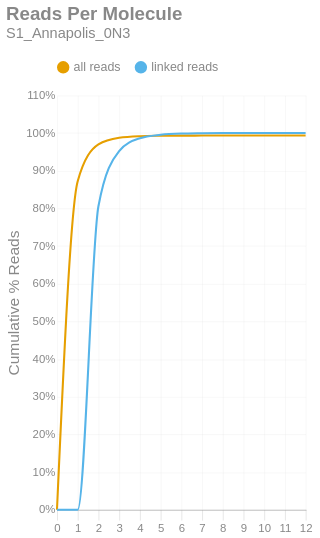

Here is the notebook cell this chart was saved with:
### Markdown cell above
### Reads per Molecule
This chart shows the cumulative distribution of the number of reads per linked molecule. That is, how many alignments are associated with a unique molecule. This excludes the number of reads associated with invalid or absent linked-read barcodes. The `linked` histogram is the percentages recalculated when disregarding singletons.

### Code cell
if SKIPLR:
    print_html(f"Skipped")
else:
    counts = np.bincount(valids['reads'].cast(pl.Int64).to_numpy())
    weighted = counts * np.arange(len(counts))
    all_perc = weighted / n_reads
    linked_perc = weighted / n_linked_reads
    linked_perc[1] = 0
    binned_df = pl.DataFrame({
        'readsper': list(range(len(counts))),
        'all reads (cumsum)': np.cumsum(all_perc).tolist(),
        'linked reads (cumsum)': np.cumsum(linked_perc).tolist(),
    })

    with SafeRender(binned_df):
        (
            density_plot(binned_df, 'Reads Per Molecule', samplename, 'readspmol')
            .encode(
                x=alt.X('readsper:O', title=None).axis(labelAngle=0).scale(padding=0),
                y=alt.Y('value:Q', title='Cumulative % Reads').axis(format='%').stack(False),
                color=alt.Color("key:N").scale(domain=["all reads", "linked reads"]),
                tooltip=[
                    alt.Tooltip("key:N", title="Data Type"),
                    alt.Tooltip("readsper:O", title="Reads Per Molecule"),
                    alt.Tooltip("value:Q", format=".2%", title="% Reads (Cum.)")
                ]            
            )
        ).display()

### Figure 1 — Vega-Lite specification as saved in the notebook (floating-point values rounded to 4 significant figures)
{"width": "container", "height": 400, "config": {"title": {"anchor": "start", "dy": -15, "fontSize": 18, "color": "#888888", "subtitleColor": "#888888", "subtitleFontSize": 14}, "arc": {"fill": "#0072B2"}, "axis": {"domainColor": "#888888", "domainWidth": 0.5, "gridWidth": 0.2, "grid": false, "titleFontWeight": 400, "titleFontSize": 15, "labelFontSize": 11, "labelColor": "#888888", "tickColor": "#888888", "tickWidth": 0.2, "titleColor": "#888888"}, "axisBand": {"grid": false}, "axisX": {"grid": true, "tickSize": 10, "domainCap": "round"}, "axisY": {"domain": false, "grid": true, "tickSize": 0, "domainCap": "round"}, "background": "transparent", "header": {"labelFontSize": 15, "labelColor": "#888888", "titleFontSize": 15, "titleFontWeight": 600, "titleColor": "#888888"}, "legend": {"labelFont": "sans-serif", "labelFontSize": 12, "labelColor": "#888888", "symbolSize": 100, "symbolType": "circle", "titleFontSize": 12, "titlePadding": 10, "titleColor": "#888888", "title": null, "orient": "top"}, "range": {"category": ["#E69F00", "#56B4E9", "#009E73", "#F0E442", "#0072B2", "#D55E00", "#CC79A7", "#000000"], "diverging": ["#cfe8f3", "#a2d4ec", "#73bfe2", "#46abdb", "#1696d2", "#12719e"]}, "area": {"fill": "#0072B2", "fillOpacity": 0.7, "line": true, "strokeOpacity": 0.7}, "line": {"color": "#0072B2", "stroke": "#0072B2", "strokeWidth": 2}, "trail": {"color": "#0072B2", "stroke": "#0072B2", "strokeWidth": 0, "size": 1}, "point": {"filled": true, "fillOpacity": 1.0, "size": 95}, "text": {"color": "#888888", "fontSize": 11, "align": "right", "fontWeight": 400, "size": 11}, "bar": {"fill": "#0072B2", "stroke": null}, "view": {"stroke": null, "continuousWidth": 660, "continuousHeight": 400}}, "data": {"name": "data-5d6e9ae01b381bc780a21cf95fdb9b72"}, "mark": {"type": "line", "interpolate": "monotone", "point": {"opacity": 0, "size": 275}}, "encoding": {"color": {"field": "key", "scale": {"domain": ["all reads", "linked reads"]}, "type": "nominal"}, "tooltip": [{"field": "key", "title": "Data Type", "type": "nominal"}, {"field": "readsper", "title": "Reads Per Molecule", "type": "ordinal"}, {"field": "value", "format": ".2%", "title": "% Reads (Cum.)", "type": "quantitative"}], "x": {"axis": {"labelAngle": 0}, "field": "readsper", "scale": {"padding": 0}, "title": null, "type": "ordinal"}, "y": {"axis": {"format": "%"}, "field": "value", "stack": false, "title": "Cumulative % Reads", "type": "quantitative"}}, "params": [{"name": "param_c36ac31b6afebe62", "select": {"type": "point", "fields": ["key"]}, "bind": "legend"}], "title": {"text": "Reads Per Molecule", "subtitle": "S1_Annapolis_0N3"}, "transform": [{"fold": ["all reads (cumsum)", "linked reads (cumsum)"]}, {"calculate": "replace(datum.key, ' (cumsum)', '')", "as": "key"}, {"filter": {"param": "param_c36ac31b6afebe62"}}], "usermeta": {"embedOptions": {"downloadFileName": "S1_Annapolis_0N3.readspmol"}}, "$schema": "https://vega.github.io/schema/vega-lite/v6.1.0.json", "datasets": {"data-5d6e9ae01b381bc780a21cf95fdb9b72": [{"readsper": 0, "all reads (cumsum)": 0.0, "linked reads (cumsum)": 0.0}, {"readsper": 1, "all reads (cumsum)": 0.872, "linked reads (cumsum)": 0.0}, {"readsper": 2, "all reads (cumsum)": 0.9696, "linked reads (cumsum)": 0.8056}, {"readsper": 3, "all reads (cumsum)": 0.9874, "linked reads (cumsum)": 0.9519}, {"readsper": 4, "all reads (cumsum)": 0.9915, "linked reads (cumsum)": 0.9859}, {"readsper": 5, "all reads (cumsum)": 0.9926, "linked reads (cumsum)": 0.9951}, {"readsper": 6, "all reads (cumsum)": 0.993, "linked reads (cumsum)": 0.9984}, {"readsper": 7, "all reads (cumsum)": 0.9931, "linked reads (cumsum)": 0.9993}, {"readsper": 8, "all reads (cumsum)": 0.9932, "linked reads (cumsum)": 0.9998}, {"readsper": 9, "all reads (cumsum)": 0.9932, "linked reads (cumsum)": 0.9999}, {"readsper": 10, "all reads (cumsum)": 0.9932, "linked reads (cumsum)": 0.9999}, {"readsper": 11, "all reads (cumsum)": 0.9932, "linked reads (cumsum)": 1.0}, {"readsper": 12, "all reads (cumsum)": 0.9932, "linked reads (cumsum)": 1.0}]}}
